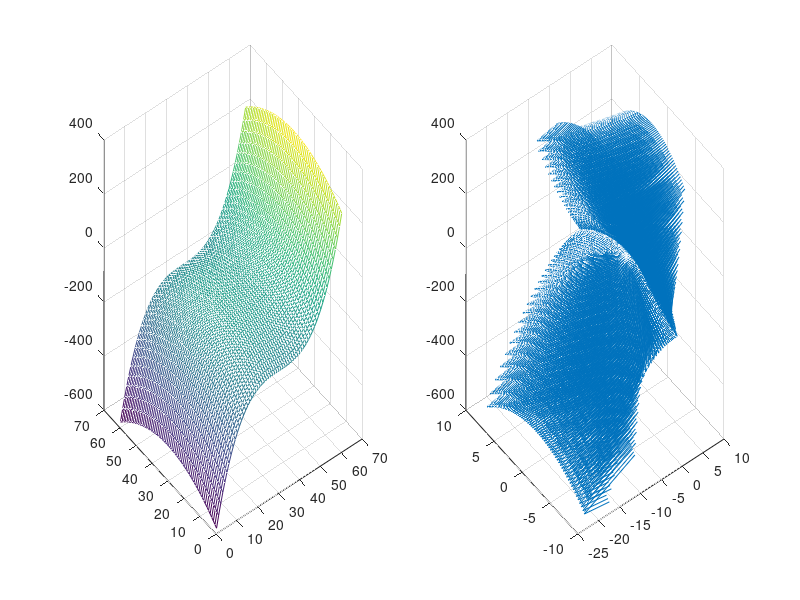

Here is the MATLAB script that generated this plot:
clear all
[X,Y] = meshgrid(-6:.2:6,-6:.2:6);
Z=2*X.^3 -3*Y.^2 -50;
subplot(1,2,1),mesh(Z)
[U,V,W] = surfnorm(X,Y,Z);
subplot(1,2,2),quiver3(X,Y,Z,U,V,W,1);